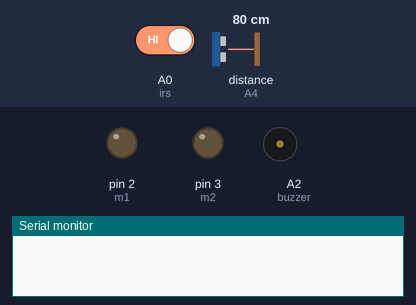
A sketch run on a simulated Arduino Uno, built with avr-gcc and run on an emulated ATmega328P. On the bench: output pins drawn as LEDs (lit = HIGH), buzzer (waves = sounding, pin HIGH), the last lines printed to the serial monitor. Inputs (shaded band) come from the test bench; at power-on: distance to the obstacle (sensor on A4) 80 cm, A0 (irs) HIGH. The echo pulse lasts 58.3 µs per cm; pins used as bus, display or sensor lines are not drawn.

Above: at 0.1 s.
At 13.2 s:
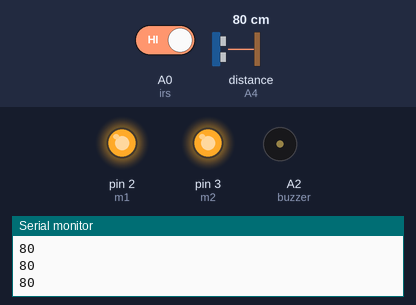
13.3 s: distance to the obstacle (sensor on A4) set to 22 cm
14.8 s: distance to the obstacle (sensor on A4) set to 17 cm
At 15.9 s:
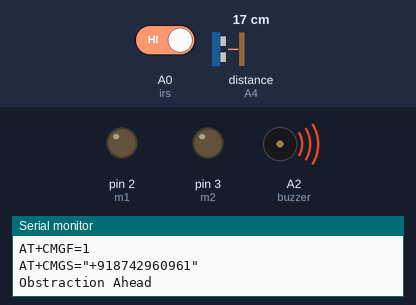
Timing chart, 0 to 17.8 s (numbered marks = the images above; inputs shaded):
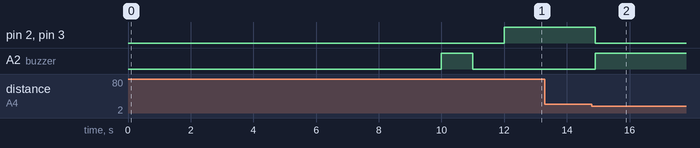

Measured:
- the behaviour switches between 20 and 19 cm on distance to the obstacle (sensor on A4) (found by bisection; images 1 and 2)
- after the input at 14.8 s, pin 2 (m1), pin 3 (m2): HIGH → LOW after 0.10 s; A2 (buzzer): LOW → HIGH after 0.10 s

The sketch:

train_crack_detection_using_ir_and_obstacle.ino
```cpp
#define trigPin1 A5
#define echoPin1 A4
#define irs A0
#define m1 2
#define m2 3

#define buzzer A2

long duration, distance,sensor1,sensor2;
String latitude ="28.6759786";
String longitude="";
int temp=0,i,ir=0;
boolean Serial_status=0;
int counter =0;
void setup()
{
  Serial.begin(9600);  ///baudrate bps
  pinMode(trigPin1, OUTPUT);
  pinMode(echoPin1, INPUT);
  pinMode(buzzer, OUTPUT);
  pinMode(m1, OUTPUT);
  pinMode(m2, OUTPUT);
  //digitalWrite(buzzer,HIGH);
  delay(10000);
  digitalWrite(buzzer,HIGH);
  delay(1000);
 digitalWrite(buzzer,LOW);
 delay(1000);
 // tracking();
}

void loop()
{
  ir=digitalRead(irs);
  ultrasensor(trigPin1, echoPin1);
  sensor1 = distance;
  Serial.println(sensor1);
  //delay(50);
   if(ir==LOW)
   {
    digitalWrite(buzzer, HIGH);
    digitalWrite(m1, LOW);
    digitalWrite(m2, LOW);
   tracking();
  }
  else if ((sensor1<20) &&( sensor1>=2))
  {
    digitalWrite(buzzer, HIGH);
   digitalWrite(m1, LOW);
   digitalWrite(m2, LOW);
   tracking1();
  }

  else
  {
   digitalWrite(buzzer,LOW);
   digitalWrite(m1, HIGH);
   digitalWrite(m2, HIGH);
  }
 delay(100);
}

 void init_sms()
 {
  Serial.println("AT+CMGF=1");
  delay(400);
  Serial.println("AT+CMGS=\"+918742960961\"");   // use your 10 digit cell no. here
  delay(400);
 }
  void init_sms1()
 {
  Serial.println("AT+CMGF=1");
  delay(400);
  Serial.println("AT+CMGS=\"+919368389316\"");   // use your 10 digit cell no. here
  delay(400);
 }

 void send_data(String message)
 {
  Serial.println(message);
  delay(200);
 }

 void send_sms()
 {
  Serial.write(26);
 }

 void tracking()
 {
  init_sms();
  send_data("Track fault");
  //send_data(latitude);
   //send_data("Longitude:");
   //send_data(longitude);
  send_sms();
  delay(5000);
  init_sms1();
  send_data("Track fault");
  //send_data(latitude);
   //send_data("Longitude:");
   //send_data(longitude);
  send_sms();
  delay(5000);
 }

 void tracking1()
 {
  init_sms();
  send_data("Obstraction Ahead");

  send_sms();
  delay(5000);
   init_sms1();
  send_data("Obstraction Ahead");
  send_sms();
  delay(5000);
 }

 void ultrasensor(int trigPin,int echoPin)
 {
  digitalWrite(trigPin, LOW);  // Added this line
  delayMicroseconds(2); // Added this line
  digitalWrite(trigPin, HIGH);
  delayMicroseconds(10); // Added this line
  digitalWrite(trigPin, LOW);
  duration = pulseIn(echoPin, HIGH);
  distance = (duration/2) / 29.1;
 }
```
